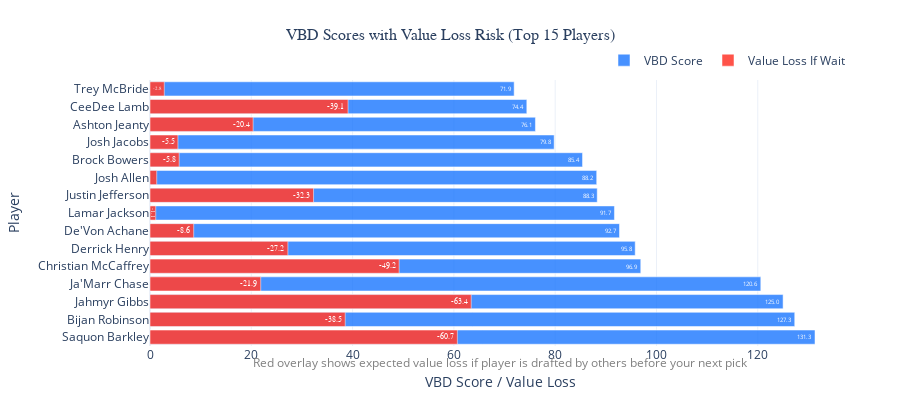

Write notebook code for a chart like this one.
### Markdown cell above
## Visualization 1: VBD Bar Chart with Delta Overlays

Horizontal bars showing VBD scores with red overlay indicating value loss if you wait until next pick.

### Code cell
def create_vbd_bar_chart_with_deltas(enhanced_df, top_n=15):
    """
    Create horizontal bar chart showing VBD scores with red overlay showing value loss if you wait
    """
    # Get top players by VBD score
    df_viz = enhanced_df.nlargest(top_n, 'vbd_score').copy()
    
    # Create figure with plotly
    fig = go.Figure()
    
    # Add VBD score bars (main bars)
    fig.add_trace(go.Bar(
        y=df_viz['player_name'],
        x=df_viz['vbd_score'],
        name='VBD Score',
        orientation='h',
        marker_color='rgba(26, 118, 255, 0.8)',
        text=[f"{score:.1f}" for score in df_viz['vbd_score']],
        textposition='inside',
        textfont=dict(color='white', size=10)
    ))
    
    # Add value loss overlay (red bars showing potential loss)
    fig.add_trace(go.Bar(
        y=df_viz['player_name'],
        x=df_viz['value_loss_if_wait'],
        name='Value Loss If Wait',
        orientation='h',
        marker_color='rgba(255, 65, 54, 0.9)',
        text=[f"-{loss:.1f}" for loss in df_viz['value_loss_if_wait']],
        textposition='inside',
        textfont=dict(color='white', size=9, family='Arial Black')
    ))
    
    # Update layout
    fig.update_layout(
        title={
            'text': f"VBD Scores with Value Loss Risk (Top {top_n} Players)",
            'x': 0.5,
            'xanchor': 'center',
            'font': {'size': 16, 'family': 'Arial Black'}
        },
        xaxis_title="VBD Score / Value Loss",
        yaxis_title="Player",
        height=max(400, top_n * 25),
        barmode='overlay',
        legend=dict(
            orientation="h",
            yanchor="bottom",
            y=1.02,
            xanchor="right",
            x=1
        ),
        template='plotly_white',
        margin=dict(l=150, r=50, t=80, b=50)
    )
    
    # Add annotations explaining the overlay
    fig.add_annotation(
        text="Red overlay shows expected value loss if player is drafted by others before your next pick",
        xref="paper", yref="paper",
        x=0.5, y=-0.1,
        showarrow=False,
        font=dict(size=12, color="gray"),
        xanchor='center'
    )
    
    return fig

# Create and display the VBD bar chart with deltas
vbd_delta_chart = create_vbd_bar_chart_with_deltas(enhanced_df, top_n=15)
vbd_delta_chart.show()

print("📊 VBD Bar Chart with Delta Overlays created")
print("Blue bars = Total VBD value | Red overlay = Value at risk if you wait")

### Figure 1 — Plotly figure (JSON) as saved in the notebook; plotly's stock layout.template omitted (floating-point values rounded to 4 significant figures)
{"data": [{"marker": {"color": "rgba(26, 118, 255, 0.8)"}, "name": "VBD Score", "orientation": "h", "text": ["131.3", "127.3", "125.0", "120.6", "96.9", "95.8", "92.7", "91.7", "88.3", "88.2", "85.4", "79.8", "76.1", "74.4", "71.9"], "textfont": {"color": "white", "size": 10}, "textposition": "inside", "type": "bar", "x": [131.3, 127.3, 125.0, 120.6, 96.9, 95.8, 92.7, 91.7, 88.3, 88.2, 85.4, 79.8, 76.1, 74.4, 71.9], "y": ["Saquon Barkley", "Bijan Robinson", "Jahmyr Gibbs", "Ja'Marr Chase", "Christian McCaffrey", "Derrick Henry", "De'Von Achane", "Lamar Jackson", "Justin Jefferson", "Josh Allen", "Brock Bowers", "Josh Jacobs", "Ashton Jeanty", "CeeDee Lamb", "Trey McBride"]}, {"marker": {"color": "rgba(255, 65, 54, 0.9)"}, "name": "Value Loss If Wait", "orientation": "h", "text": ["-60.7", "-38.5", "-63.4", "-21.9", "-49.2", "-27.2", "-8.6", "-1.1", "-32.3", "-1.3", "-5.8", "-5.5", "-20.4", "-39.1", "-2.8"], "textfont": {"color": "white", "family": "Arial Black", "size": 9}, "textposition": "inside", "type": "bar", "x": [60.69, 38.54, 63.42, 21.86, 49.19, 27.22, 8.627, 1.13, 32.29, 1.326, 5.762, 5.512, 20.36, 39.1, 2.821], "y": ["Saquon Barkley", "Bijan Robinson", "Jahmyr Gibbs", "Ja'Marr Chase", "Christian McCaffrey", "Derrick Henry", "De'Von Achane", "Lamar Jackson", "Justin Jefferson", "Josh Allen", "Brock Bowers", "Josh Jacobs", "Ashton Jeanty", "CeeDee Lamb", "Trey McBride"]}], "layout": {"annotations": [{"font": {"color": "gray", "size": 12}, "showarrow": false, "text": "Red overlay shows expected value loss if player is drafted by others before your next pick", "x": 0.5, "xanchor": "center", "xref": "paper", "y": -0.1, "yref": "paper"}], "barmode": "overlay", "height": 400, "legend": {"orientation": "h", "x": 1, "xanchor": "right", "y": 1.02, "yanchor": "bottom"}, "margin": {"b": 50, "l": 150, "r": 50, "t": 80}, "title": {"font": {"family": "Arial Black", "size": 16}, "text": "VBD Scores with Value Loss Risk (Top 15 Players)", "x": 0.5, "xanchor": "center"}, "xaxis": {"title": {"text": "VBD Score / Value Loss"}}, "yaxis": {"title": {"text": "Player"}}}}
